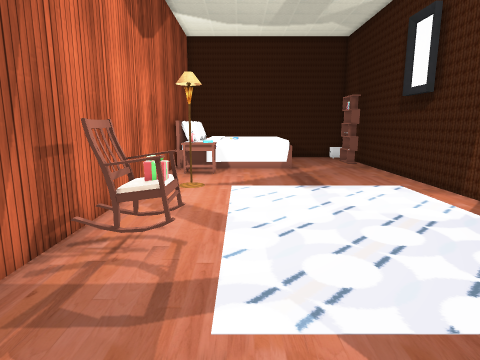
View 1 (above)

17 first-person views from a walk through a 3-D level made in the Unity game engine. The camera is 1.5 m above the floor, tilts 10° down and sees 75° across. Doors are open. The floor is counted in squares, 0.5 m on a side. Each view is taken from the middle of a square. On the plan, view 1 faces up. The plan holds only what a view shows up to about 20 squares ahead; the rest is blank. The place goes on beyond the plan. The player character is not drawn. Some surface patterns are stand-ins.

View 2
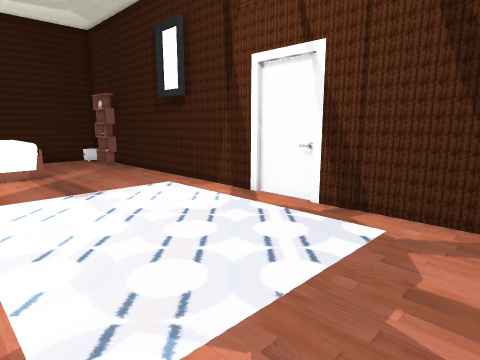

View 3
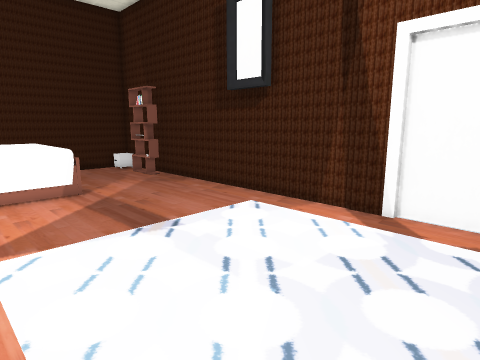

View 4
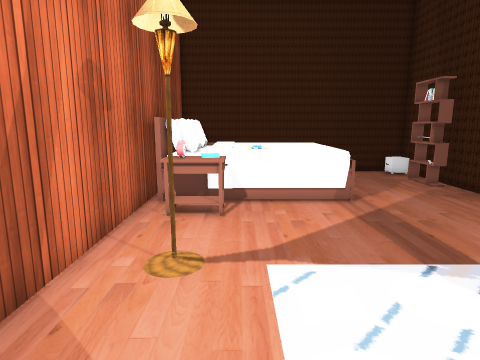

View 5
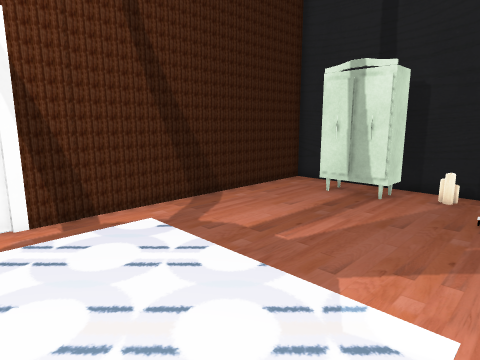

View 6
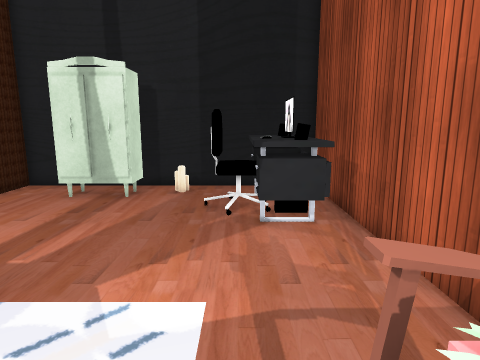

View 7
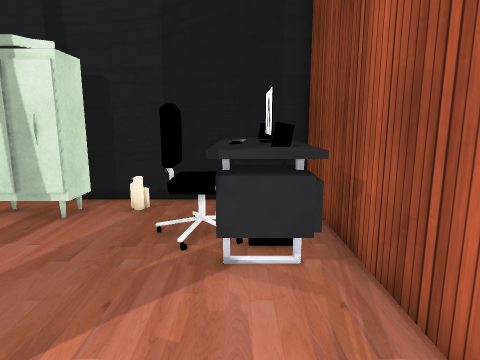

View 8
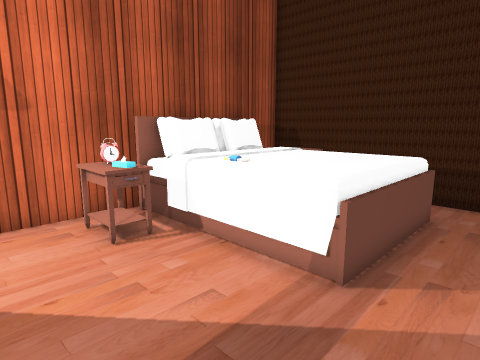

View 9
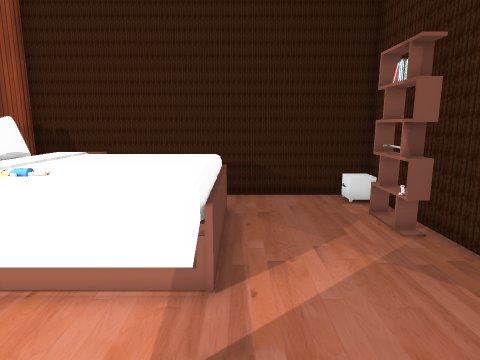

View 10
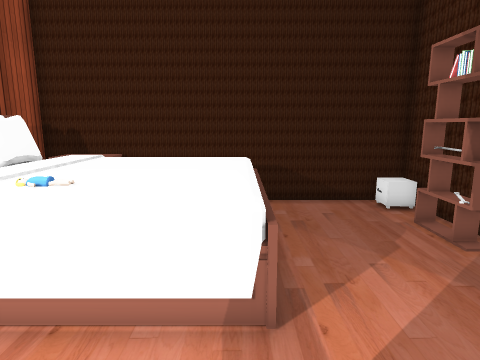

View 11
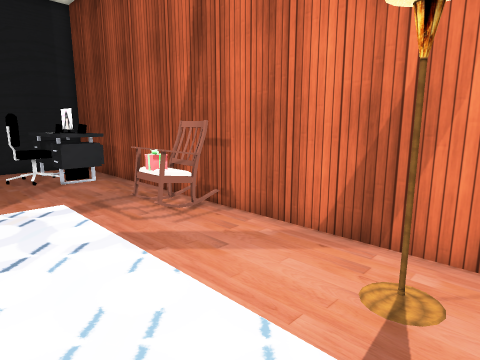

View 12
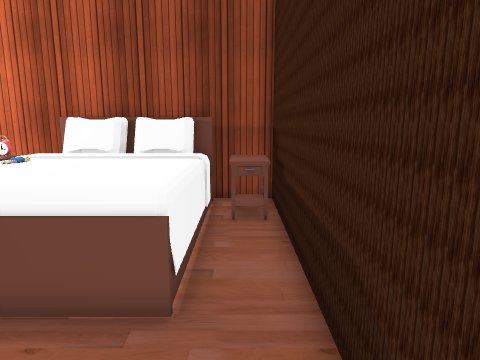

View 13
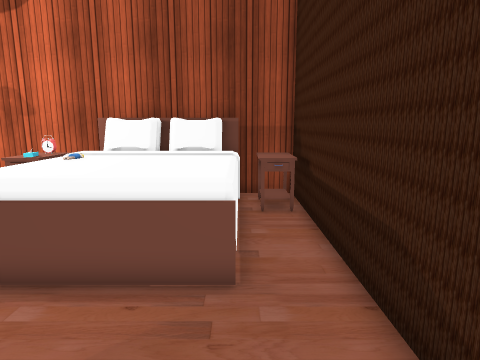

View 14
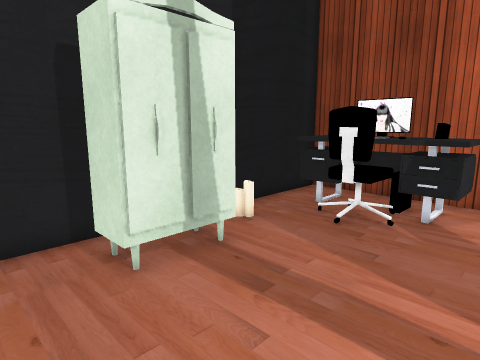

View 15
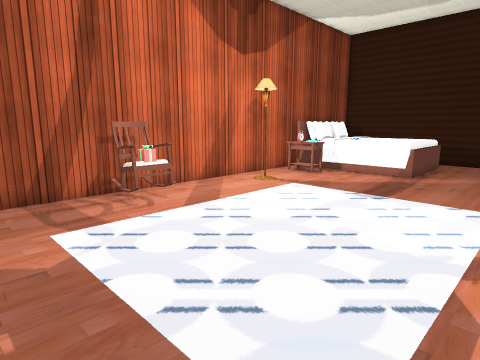

View 16
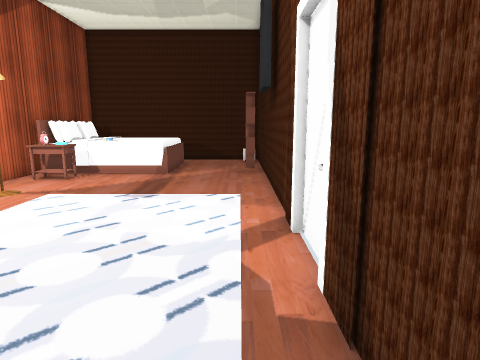

View 17
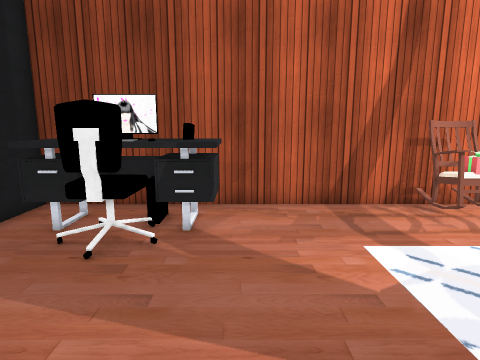

### Floor plan
Points are (right, up) in squares from view 1. A wall is a line through its corners. A room is listed if a view was taken in it or the views show most of it. See-through windows are left out.
Room 1 (views 1, 2, 3, 4, 5, 6, 7, 8, 9, 10, 11, 12, 13, 14, 15, 16, 17)
walls: (9.6, 10.4) (9.6, 29.3) (-1.5, 29.3); (9.8, 7.5) (9.8, 10.4); (-3.4, 29.3) (-4.7, 29.3) (-4.7, -6.5) (4.1, -6.5); (6, -6.5) (9.6, -6.5) (9.6, 8.1)
objects: other object (-4, -5) to (0, 0); chair (-4, 7) to (-2, 9); bed (-4, 21) to (4, 27); table (-3, 19) to (-2, 20); table (-3, 28) to (-2, 29); lamp (-2, 15); candle (2, -5); closet (3, -5) to (3, -4); shelf (8, 24) to (9, 26)

Where each view was taken, in squares from view 1:
view 1: 0 up, 0 right, facing up
view 2: 1 up, 1 left, facing up-right
view 3: 7 up, 1 left, facing up-right
view 4: 9 up, 1 left, facing up
view 5: 9 up, 1 left, facing down-right
view 6: 9 up, 1 left, facing down
view 7: 6 up, 2 left, facing down
view 8: 16 up, 6 right, facing up-left
view 9: 16 up, 4 right, facing up
view 10: 17 up, 3 right, facing up
view 11: 17 up, 3 right, facing down-left
view 12: 28 up, 8 right, facing left
view 13: 27 up, 9 right, facing left
view 14: 2 up, 9 right, facing down-left
view 15: 2 up, 9 right, facing up-left
view 16: 2 up, 8 right, facing up
view 17: 1 up, 7 right, facing left
